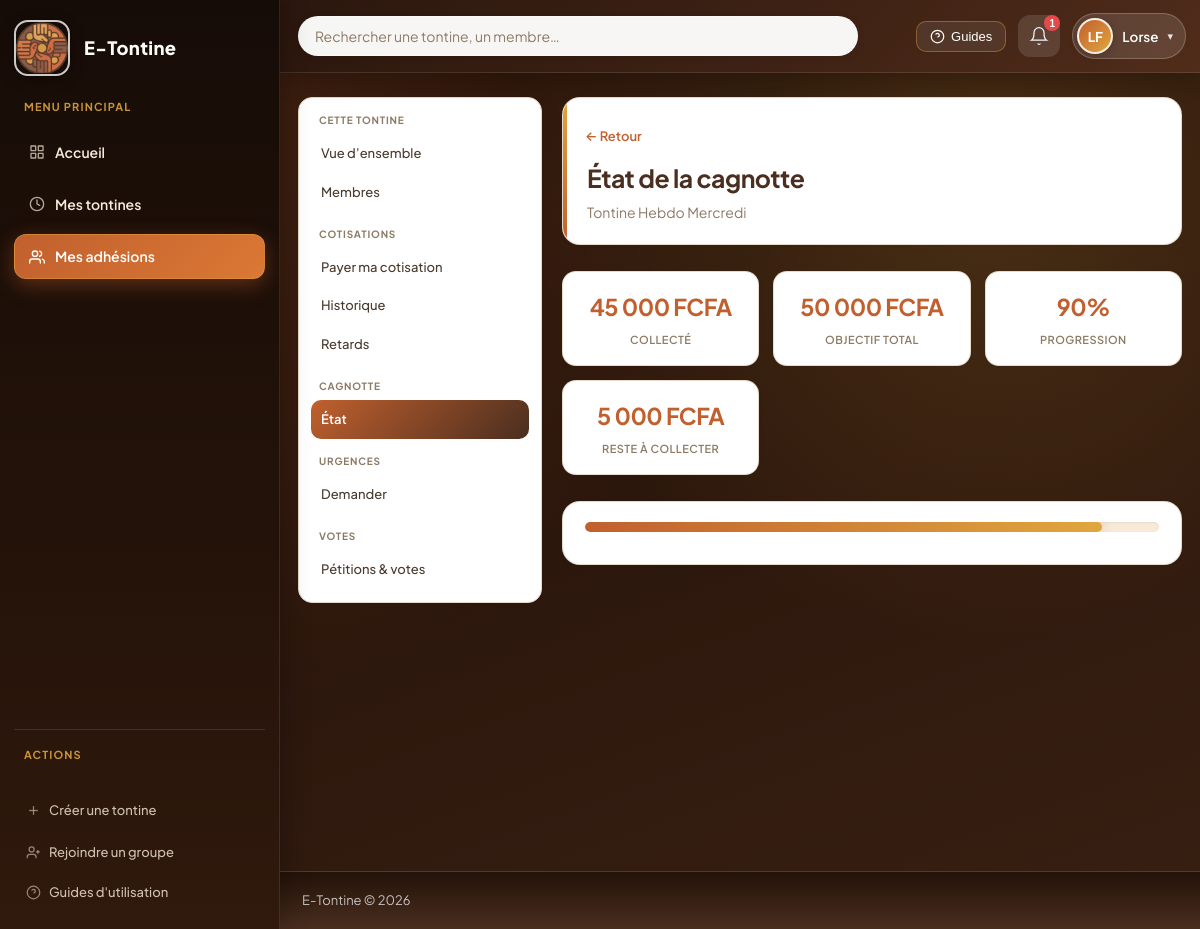
Screenshot of /pages/cagnotte/etat.php?tontine=1 (signed in) with the database file from the repository.
### tables this page shows
CREATE TABLE tontines (
    id              INT UNSIGNED AUTO_INCREMENT PRIMARY KEY,
    nom             VARCHAR(150)        NOT NULL,
    description     TEXT                NULL,
    montant_cotisation DECIMAL(12,2)    NOT NULL,
    frequence       ENUM('hebdomadaire','mensuelle','trimestrielle') NOT NULL DEFAULT 'mensuelle',
    echeance_jour_semaine TINYINT UNSIGNED NULL DEFAULT NULL,
    echeance_jour_mois TINYINT UNSIGNED NULL DEFAULT NULL,
    nombre_max_membres SMALLINT UNSIGNED NOT NULL DEFAULT 10,
    statut          ENUM('active','fermee','suspendue','brouillon') NOT NULL DEFAULT 'active',
    cycles_completes_ce_tour INT UNSIGNED NOT NULL DEFAULT 0,
    numero_tour_actuel       INT UNSIGNED NOT NULL DEFAULT 1,
    tour_complet_en_attente  TINYINT(1)   NOT NULL DEFAULT 0,
    createur_id     INT UNSIGNED        NOT NULL,
    amende_par_jour DECIMAL(10,2)       DEFAULT 0,
    amende_delai_grace INT              DEFAULT 0,
    amendes_activees TINYINT            DEFAULT 0,
    date_creation   DATETIME            NOT NULL DEFAULT CURRENT_TIMESTAMP,
    date_fermeture  DATETIME            NULL,
    CONSTRAINT fk_tontine_createur FOREIGN KEY (createur_id) REFERENCES utilisateurs(id) ON DELETE RESTRICT
);

CREATE TABLE cycles_cotisation (
    id              INT UNSIGNED AUTO_INCREMENT PRIMARY KEY,
    tontine_id      INT UNSIGNED        NOT NULL,
    numero_cycle    SMALLINT UNSIGNED   NOT NULL,
    date_debut      DATE                NOT NULL,
    date_limite     DATE                NOT NULL,
    date_distribution DATE              NULL,
    beneficiaire_id INT UNSIGNED        NULL,
    statut          ENUM('en_cours','clos','distribue') NOT NULL DEFAULT 'en_cours',
    cagnotte_collectee DECIMAL(12,2)    NOT NULL DEFAULT 0.00,
    cagnotte_theorique DECIMAL(12,2)    NOT NULL DEFAULT 0.00,
    CONSTRAINT fk_cycle_tontine FOREIGN KEY (tontine_id) REFERENCES tontines(id) ON DELETE CASCADE,
    CONSTRAINT fk_cycle_beneficiaire FOREIGN KEY (beneficiaire_id) REFERENCES utilisateurs(id) ON DELETE SET NULL
);

### fonctions/tontine.php (called while the page is built, shortened)
<?php
function obtenirTontine(int $id): ?array {
    $bd  = connexionBD();
    $req = $bd->prepare('SELECT t.*, u.nom_complet AS nom_createur FROM tontines t JOIN utilisateurs u ON u.id = t.createur_id WHERE t.id = ?');
    $req->execute([$id]);
    return $req->fetch() ?: null;
}

### fonctions/notification.php (called while the page is built, shortened)
<?php
function nbNotificationsNonLues(int $utilisateurId): int {
    $bd  = connexionBD();
    $req = $bd->prepare('SELECT COUNT(*) FROM notifications WHERE destinataire_id = ? AND est_lu = 0');
    $req->execute([$utilisateurId]);
    return (int)$req->fetchColumn();
}

### fonctions/cotisation.php (called while the page is built, shortened)
<?php
function cycleEnCours(int $tontineId): ?array {
    $bd  = connexionBD();
    $req = $bd->prepare("SELECT * FROM cycles_cotisation WHERE tontine_id = ? AND statut = 'en_cours' ORDER BY numero_cycle DESC LIMIT 1");
    $req->execute([$tontineId]);
    return $req->fetch() ?: null;
}
function cagnotteCollectee(int $cycleId): float {
    $bd  = connexionBD();
    $req = $bd->prepare("SELECT COALESCE(SUM(montant),0) FROM paiements WHERE cycle_id = ? AND statut = 'paye'");
    $req->execute([$cycleId]);
    return (float)$req->fetchColumn();
}

### fonctions/aide.php (called while the page is built, shortened)
<?php
function formaterMontant(float $montant): string {
    return number_format($montant, 0, ',', ' ') . ' ' . DEVISE;
}

### pages/cagnotte/etat.php (the view, shortened to what this page needs)
<?php
require_once __DIR__ . '/../../fonctions/tontine.php';
require_once __DIR__ . '/../../fonctions/cotisation.php';
require_once __DIR__ . '/../../fonctions/cagnotte.php';
require_once __DIR__ . '/../../fonctions/aide.php';
$tontineId     = obtenirGetInt('tontine');
$tontine = obtenirTontine($tontineId);
$cycleActuel = cycleEnCours($tontineId);
$collectee   = $cycleActuel ? cagnotteCollectee($cycleActuel['id']) : 0;
$theorique   = $cycleActuel ? (float)$cycleActuel['cagnotte_theorique'] : 0;
$pct         = $theorique > 0 ? min(100, round(($collectee / $theorique) * 100)) : 0;
require_once __DIR__ . '/../../gabarits/entete.php';
?>
<div class="page-entete">
    <div>
        <a href="<?= APP_URL ?>/pages/tontines/voir.php?id=<?= $tontineId ?>" class="lien-retour">← Retour</a>
        <h1>État de la cagnotte</h1>
        <p class="texte-secondaire"><?= htmlspecialchars($tontine['nom']) ?></p>
    </div>
</div>
<?php if (!$cycleActuel): ?>
<div class="etat-vide"><p>Aucun cycle en cours.</p></div>
<?php else: ?>
<div class="grille-stats">
    <div class="carte-stat">
        <div class="carte-stat-nombre"><?= formaterMontant($collectee) ?></div>
        <div class="carte-stat-label">Collecté</div>
    </div>
    <div class="carte-stat">
        <div class="carte-stat-nombre"><?= formaterMontant($theorique) ?></div>
        <div class="carte-stat-label">Objectif total</div>
    </div>
    <div class="carte-stat">
        <div class="carte-stat-nombre"><?= $pct ?>%</div>
        <div class="carte-stat-label">Progression</div>
    </div>
    <div class="carte-stat">
        <div class="carte-stat-nombre"><?= formaterMontant(max(0, $theorique - $collectee)) ?></div>
        <div class="carte-stat-label">Reste à collecter</div>
    </div>
</div>
<section class="section-tableau">
    <div class="barre-progression-conteneur">
        <div class="barre-progression">
            <div class="barre-progression-remplie" style="width:<?= $pct ?>%"></div>
        </div>
    </div>
</section>
<?php endif; ?>
<?php require_once __DIR__ . '/../../gabarits/pied_de_page.php'; ?>

### ressources/styles/principal.css (style rules this page uses)
:root { --bleu-fonce: #4a2e1f; --bleu-moy: #c1602e; --bleu-clair: #e0a63e; --bleu-pale: #f7ead9; --bleu-fond: #fbf4ea; --blanc: #ffffff; --gris-fond: #f6f1e9; --gris-bordure: #e3d6c4; --gris-texte: #4a3b2e; --gris-sec: #8c7a65; --vert: #1d9e75; --vert-pale: #eaf3de; --rouge: #e24b4a; --rouge-pale: #fcebeb; --orange: #ba7517; --orange-pale: #faeeda; --rayon-sm: 6px; --rayon-md: 10px; --rayon-lg: 14px; --rayon-xl: 18px; --ombre: 0 1px 3px rgba(74, 46, 31, 0.06); --ombre-md: 0 8px 24px rgba(74, 46, 31, 0.1); --ombre-nav: 0 4px 20px rgba(74, 46, 31, 0.18); --transition: 0.2s ease; --nav-hauteur: 72px; --font-sans: "Plus Jakarta Sans", -apple-system, BlinkMacSystemFont, "Segoe UI", sans-serif; }
*, *::before, *::after { box-sizing: border-box; margin: 0; padding: 0; }
html { scroll-behavior: smooth; }
body { font-family: var(--font-sans); font-size: 15px; line-height: 1.6; color: var(--gris-texte); background: linear-gradient( 180deg, #f7ecdd 0%, var(--gris-fond) 32%, var(--gris-fond) 100% ); background-attachment: fixed; min-height: 100vh; display: flex; flex-direction: column; -webkit-font-smoothing: antialiased; }
a { color: var(--bleu-moy); text-decoration: none; }
.page-entete { display: flex; align-items: flex-start; justify-content: space-between; gap: 18px; margin-bottom: 26px; flex-wrap: wrap; padding: 22px 24px; background: var(--blanc); border-radius: var(--rayon-xl); border: 1px solid rgba(227, 214, 196, 0.9); box-shadow: var(--ombre); position: relative; overflow: hidden; }
.page-entete::before { content: ""; position: absolute; left: 0; top: 0; bottom: 0; width: 4px; background: linear-gradient( 180deg, var(--bleu-clair) 0%, var(--bleu-moy) 100% ); border-radius: 4px 0 0 4px; }
.page-entete h1 { font-size: clamp(1.25rem, 2.5vw, 1.55rem); font-weight: 700; color: var(--bleu-fonce); margin: 0; letter-spacing: -0.02em; line-height: 1.25; }
.page-entete .texte-secondaire { color: var(--gris-sec); font-size: 14px; margin-top: 8px; line-height: 1.45; }
.lien-retour { font-size: 13px; font-weight: 600; color: var(--bleu-moy); display: inline-flex; align-items: center; gap: 6px; margin-bottom: 10px; padding: 6px 12px 6px 0; margin-left: -2px; border-radius: var(--rayon-md); text-decoration: none; transition: color var(--transition), background var(--transition); }
.grille-stats { display: grid; grid-template-columns: repeat(auto-fit, minmax(148px, 1fr)); gap: 14px; margin-bottom: 26px; }
.carte-stat { background: var(--blanc); border: 1px solid rgba(227, 214, 196, 0.85); border-radius: var(--rayon-lg); padding: 16px 18px; text-align: center; box-shadow: var(--ombre); transition: box-shadow var(--transition), transform var(--transition); }
.grille-stats > .carte-stat { animation: carteStatApparait 0.35s ease backwards; }
.grille-stats > .carte-stat:nth-child(1) { animation-delay: 0s; }
.grille-stats > .carte-stat:nth-child(2) { animation-delay: 0.05s; }
.grille-stats > .carte-stat:nth-child(3) { animation-delay: 0.1s; }
.grille-stats > .carte-stat:nth-child(4) { animation-delay: 0.15s; }
.carte-stat-nombre { font-size: 1.45rem; font-weight: 700; color: var(--bleu-moy); letter-spacing: -0.02em; }
.carte-stat-label { font-size: 11px; color: var(--gris-sec); margin-top: 6px; text-transform: uppercase; letter-spacing: 0.04em; font-weight: 600; }
.section-tableau { background: var(--blanc); border: 1px solid rgba(227, 214, 196, 0.9); border-radius: var(--rayon-xl); padding: 20px 22px; margin-bottom: 22px; box-shadow: var(--ombre); }
.barre-progression-conteneur { margin-bottom: 12px; }
.barre-progression { background: var(--bleu-pale); border-radius: 999px; height: 10px; overflow: hidden; box-shadow: inset 0 1px 2px rgba(74, 46, 31, 0.08); }
.barre-progression-remplie { background: linear-gradient( 90deg, var(--bleu-moy) 0%, var(--bleu-clair) 100% ); height: 100%; border-radius: 999px; transition: width 0.5s ease; box-shadow: 0 0 12px rgba(193, 96, 46, 0.35); }
.texte-secondaire { color: var(--gris-sec); font-size: 13px; }
.app-main-shell .section-tableau, .app-main-shell .page-entete, .app-main-shell .carte-tontine, .app-main-shell .carte-membre { background: #fff; }

### rows the page displays
tontines: nom "Tontine Hebdo Mercredi"
cycles_cotisation: cagnotte_theorique "50 000 FCFA"

### other values shown
APP_NOM "E-Tontine"
$nbNotifs "1"
$initialesUtilisateur !== '' ? $initialesUtilisateur : 'U' "LF"
$prenomNav "Lorse"
formaterMontant($collectee) "45 000 FCFA"
$pct "90"
formaterMontant(max(0, $theorique - $collectee)) "5 000 FCFA"
